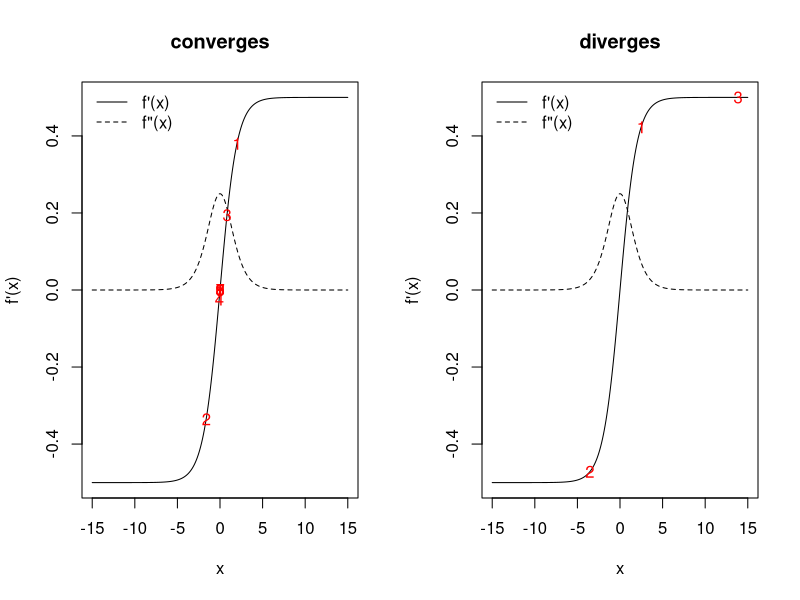
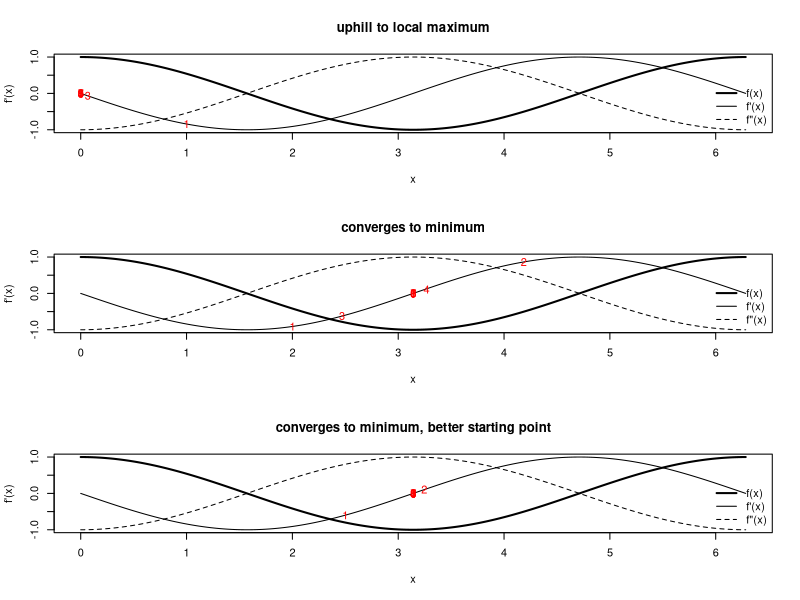
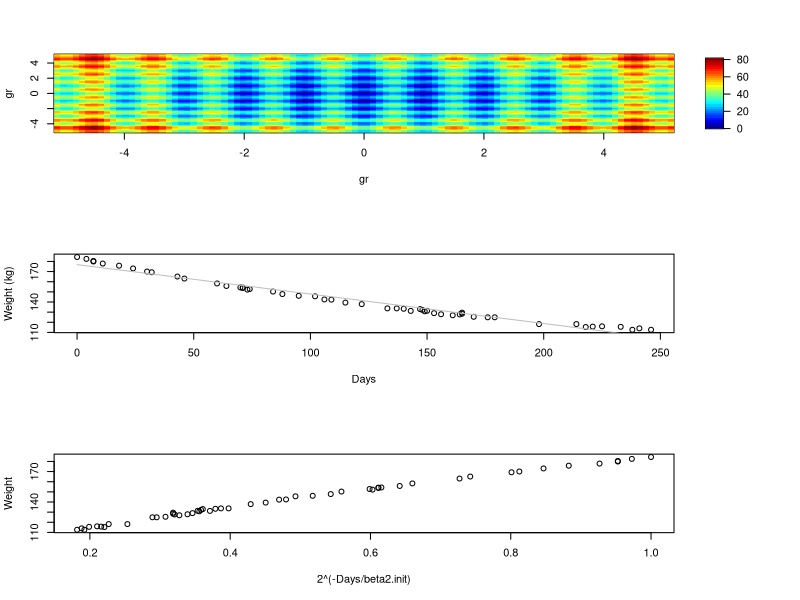
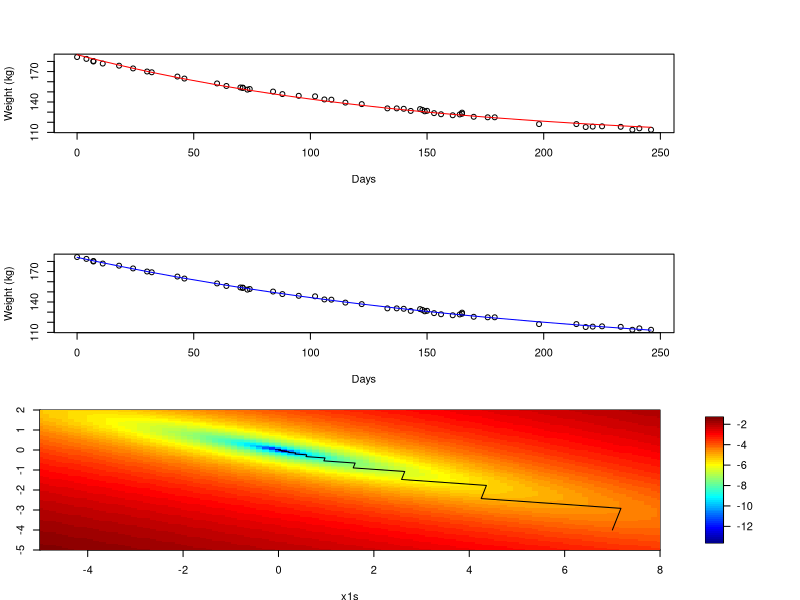
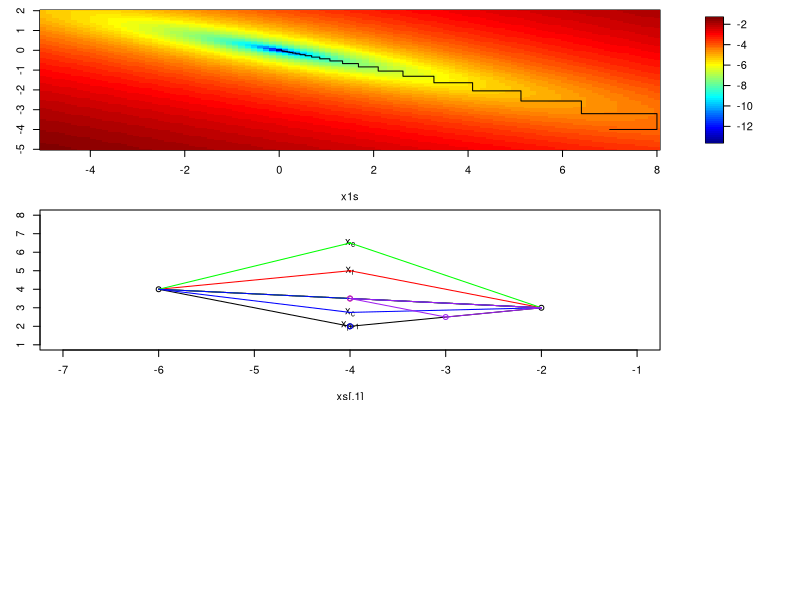
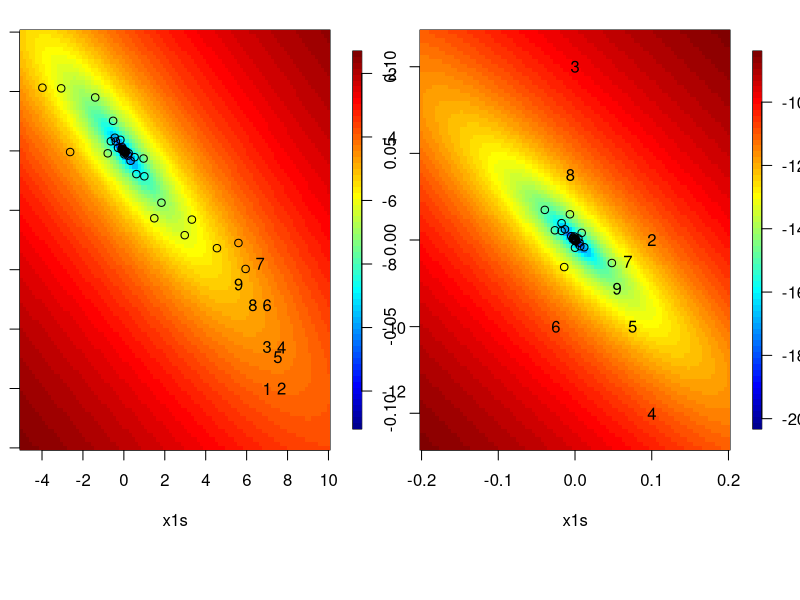
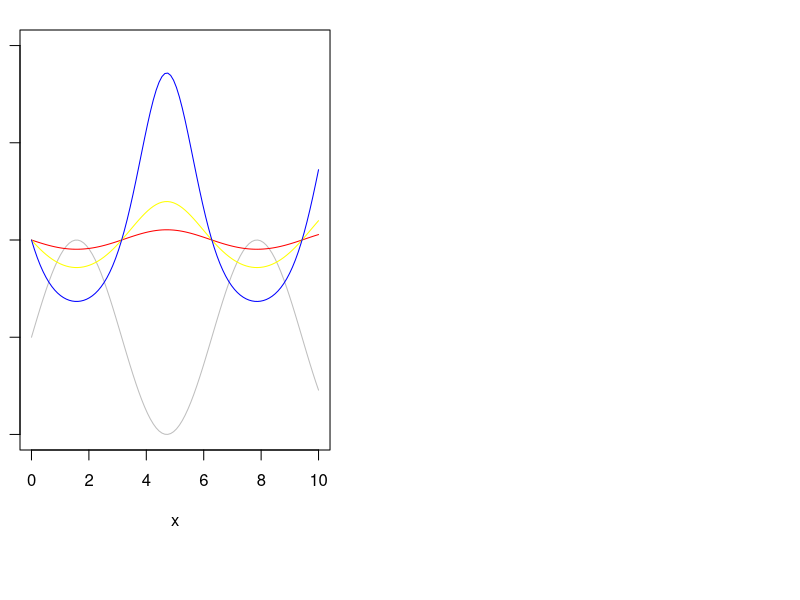
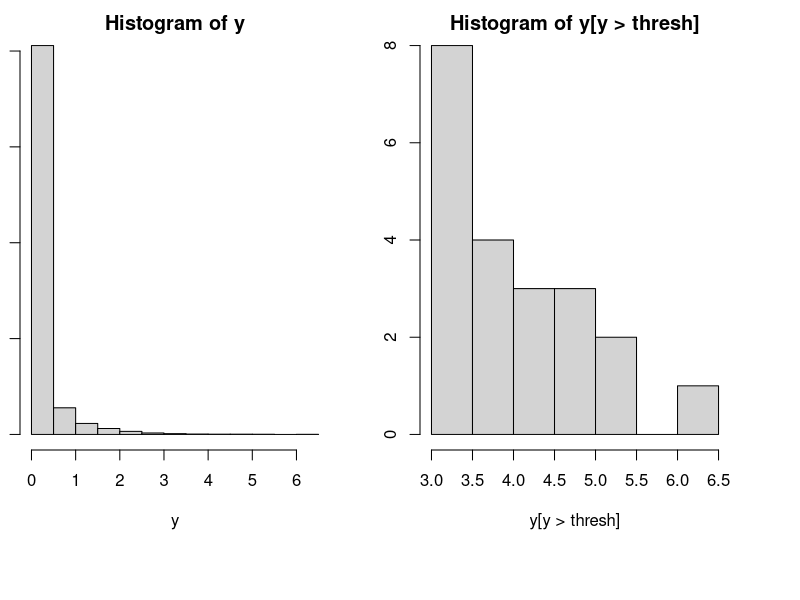

The R source for these figures, in order: (Note: this script raises an error after producing the figures.)
################################################################
### Demo code for Unit 11 of Stat243, "Optimization"
### Chris Paciorek, November 2018
################################################################

#######################################
# 3: Univariate function optimization
#######################################

### 3.3.3 How can Newton's method go wrong? 

## @knitr newton-diverge

par(mfrow = c(1,2))
fp <- function(x, theta = 1){
	exp(x*theta)/(1+exp(x*theta)) - .5
}
fpp <- function(x, theta = 1){
	exp(x*theta)/((1+exp(x*theta))^2)
}
xs <- seq(-15, 15, len = 300)

## good starting point
x0 <- 2
xvals <- c(x0,rep(NA,9))
for(t in 2:10){
	xvals[t]=xvals[t-1] - fp(xvals[t-1]) / fpp(xvals[t-1])
}
print(xvals)

plot(xs, fp(xs), type = 'l', xlab = 'x', ylab = "f'(x)", main ='converges')
lines(xs, fpp(xs), lty = 2)
legend('topleft', bty = 'n', lty = c(1,2), legend = c("f'(x)", 'f"(x)'))
points(xvals, fp(xvals), pch = as.character(1:length(xvals)), col = 'red')

## bad starting point
x0 <- 2.5
xvals <- c(x0,rep(NA,9))
for(t in 2:10){
	xvals[t]=xvals[t-1] - fp(xvals[t-1]) / fpp(xvals[t-1])
}
print(xvals)

plot(xs, fp(xs), type = 'l', xlab = 'x', ylab = "f'(x)", main = 'diverges')
lines(xs, fpp(xs), lty = 2)
legend('topleft', lty = c(1,2), legend = c("f'(x)", 'f"(x)'), bty = 'n')
points(xvals, fp(xvals), pch = as.character(1:length(xvals)), col = 'red')
## whoops

## @knitr newton-uphill

## example of mistakenly climbing uphill

par(mfrow = c(3,1))

# original fxn
f <- function(x) cos(x)
# gradient
fp <- function(x) -sin(x)
# second derivative
fpp <- function(x) -cos(x)
xs <- seq(0, 2*pi, len = 300)

x0 <- 1 # starting point
fp(x0) # negative
fpp(x0) # negative
x1 <- x0 - fp(x0)/fpp(x0) # whoops, we've gone uphill 
## because of the negative second derivative
xvals <- c(x0,rep(NA,9))
for(t in 2:10){
	xvals[t]=xvals[t-1]-fp(xvals[t-1])/fpp(xvals[t-1])
}
xvals

plot(xs, f(xs), type = 'l', xlab = 'x', ylab = "f'(x)", lwd = 2,
     main = 'uphill to local maximum',)
lines(xs, fp(xs))
lines(xs, fpp(xs), lty = 2)
legend('bottomright', lty = c(1,1,2), lwd = c(2, 1, 1),
       legend = c("f(x)", "f'(x)", 'f"(x)'), bty = 'n')
points(xvals, fp(xvals), pch = as.character(1:length(xvals)), col = 'red')
## and we've found a maximum rather than a minimum...

## in contrast, with better starting points we can find the minimum

x0 <- 2 # ok starting point
fp(x0) 
fpp(x0) 
x1 <- x0 - fp(x0)/fpp(x0) 
xvals <- c(x0,rep(NA,9))
for(t in 2:10){
	xvals[t]=xvals[t-1]-fp(xvals[t-1])/fpp(xvals[t-1])
}
xvals

# oscillates and comes close to diverging but converges
plot(xs, f(xs), type = 'l', xlab = 'x', ylab = "f'(x)", lwd = 2,
     main = 'converges to minimum')
lines(xs, fp(xs))
lines(xs, fpp(xs), lty = 2)
legend('bottomright', lty = c(1,1,2), lwd = c(2, 1, 1),
       legend = c("f(x)", "f'(x)", 'f"(x)'), bty = 'n')
points(xvals, fp(xvals), pch = as.character(1:length(xvals)), col = 'red')


x0 <- 2.5 # good starting point
fp(x0) 
fpp(x0) 
x1 <- x0 - fp(x0)/fpp(x0) 
xvals <- c(x0,rep(NA,9))
for(t in 2:10){
	xvals[t]=xvals[t-1]-fp(xvals[t-1])/fpp(xvals[t-1])
}
xvals

## converges quickly
plot(xs, f(xs), type = 'l', xlab = 'x', ylab = "f'(x)", lwd = 2,
     main = 'converges to minimum, better starting point')
lines(xs, fp(xs))
lines(xs, fpp(xs), lty = 2)
legend('bottomright', lty = c(1,1,2), lwd = c(2, 1, 1),
       legend = c("f(x)", "f'(x)", 'f"(x)'), bty = 'n')
points(xvals, fp(xvals), pch = as.character(1:length(xvals)), col = 'red')


## @knitr dummy

#######################################
# 4: Convergence ideas
#######################################

### 4.2 Starting values

## @knitr rastrigin

rastrigin <- function(x) {
	A <- 10
	n <- length(x)
	return(A*n + sum(x^2 - A * cos(2*pi*x)))
}
const <- 5.12
nGrid <- 100
gr <- seq(-const, const, len = nGrid)
xs <- expand.grid(x1 = gr, x2 = gr)
y <- apply(xs, 1, rastrigin)
require(fields)
image.plot(gr, gr, matrix(y, nGrid, nGrid), col=tim.colors(32))

## @knitr dummy

### 4.3 Convergence rates

## @knitr convergence

options(digits = 10)
f <- function(x) cos(x)
fp <- function(x) -sin(x)
fpp <- function(x) -cos(x)
xstar <- pi # known minimum

## N-R
x0 <- 2
xvals <- c(x0,rep(NA,9))
for(t in 2:10){
	xvals[t] <- xvals[t-1] - fp(xvals[t-1]) / fpp(xvals[t-1])
}
print(xvals)

## bisection
bisecStep <- function(interval, fp){
	xt <- mean(interval)
	if(fp(interval[1]) * fp(xt) <= 0) interval[2] <- xt else interval[1] <- xt
	return(interval)
}
nIt <- 30
a0 <- 2; b0 <- (3*pi/2) - (xstar - a0) 
## have b0 be as far from min as a0 for fair comparison with N-R
interval <- matrix(NA, nr = nIt, nc = 2)
interval[1, ] <- c(a0, b0)
for(t in 2:nIt){
	interval[t, ] <- bisecStep(interval[t-1, ], fp)
}
rowMeans(interval)

## @knitr dummy

########################################
### 5: Multivariate optimization
########################################

### 5.2 Newton-Raphson (Newton's method)

library(MASS)
head(wtloss)
attach(wtloss)

plot(Days, Weight, ylab = "Weight (kg)")

### Linear fit - not a good model
wtloss.lm <- lm(Weight ~ Days, data = wtloss)
coef(wtloss.lm) # estimates of the intercept and slope
lines(Days, fitted(wtloss.lm), col = "grey")

## we need some starting values
## guess that beta2 approx 100 since the midpoint of Days is near 100

beta2.init = 100
plot(2^(-Days/beta2.init), Weight)
tmpMod = lm(Weight ~ I(2^(-Days/beta2.init)))
beta0.init = tmpMod$coef[1]
beta1.init = tmpMod$coef[2]

plot(Days, Weight, ylab = "Weight (kg)")
lines(Days, beta0.init + beta1.init * 2^(-Days/beta2.init), col = 'red')
## not bad; let's go with that

expr = quote((Weight - (beta0 + beta1 * 2^(-Days/beta2)))^2) # objective is sum of this quantity over the observations
## let R do the differentiation of the basic expression for us (since human error in taking derivatives is very common)
## R won't deal with the summation, so we'll have to do that ourselves
deriv(expr, c("beta0", "beta1", "beta2"), function.arg = TRUE)
deriv3(expr, c("beta0", "beta1", "beta2"), function.arg = TRUE) # same as deriv()  with Hessian = TRUE

f =function(betas){
  sum((Weight - (betas[1] + betas[2] * 2^(-Days/betas[3])))^2)
}

## use the basic code based on deriv() and deriv3() 
fp = function(betas){
  ## a bit sloppy as I use Days and Weight as global vars here
  beta0 = betas[1]
  beta1 = betas[2]
  beta2 = betas[3]
  .expr3 <- 2^(-Days/beta2)
  .expr6 <- Weight - (beta0 + beta1 * .expr3)
  grad = - c(sum(2*.expr6), sum(2*(.expr3*.expr6)),
             sum(2* (beta1 * (.expr3 * (log(2) * (Days/beta2^2))) * .expr6)))
  return(grad)
}

fpp = function(betas){
  ## a bit sloppy as I use Days and Weight as global vars here
  n = length(Days)
  beta0 = betas[1]
  beta1 = betas[2]
  beta2 = betas[3]
  .expr3 <- 2^(-Days/beta2)
  .expr6 <- Weight - (beta0 + beta1 * .expr3)
  .expr11 <- log(2)
  .expr12 <- beta2^2
  .expr14 <- .expr11 * (Days/.expr12)
  .expr15 <- .expr3 * .expr14
  .expr16 <- beta1 * .expr15
  
  hessian = matrix(0, 3, 3)
  hessian[1, 1] <- 2*n # don't forget to do summation (i.e., multiply by n)
  hessian[1, 2] <- sum(2 * .expr3)
  hessian[1, 3] <- sum( 2 *  .expr16)
  hessian[2, 2] <- sum( 2 * (.expr3 * .expr3))
  
  hessian[2, 3] <-  - sum(2 * 
                          (.expr15 * .expr6 - .expr3 * .expr16))
  
  hessian[3, 3] <- - sum(2 * (beta1 * (.expr15 * 
                                       .expr14 - .expr3 * (.expr11 * (Days * (2 * beta2)/.expr12^2))) * 
                              .expr6 - .expr16 * .expr16))
  hessian[lower.tri(hessian)] = t(hessian[upper.tri(hessian)])
  return(hessian) 
}



nIt = 20
xvals = matrix(NA, nr = nIt, nc = 3)
xvals[1, ] = c(beta0.init, beta1.init, beta2.init)


for(t in 2:nIt){
  xvals[t, ] = xvals[t-1, ] - solve(fpp(xvals[t-1, ]), fp(xvals[t-1, ]))
  if(FALSE){ # in case not numerically p.d., use pseudoinverse
    e = eigen(fpp(xvals[t-1, ])) 
    e$val = 1/e$val
    e$val[e$val < 0] = 0 # pseudo-inverse
    xvals[t, ] = xvals[t-1, ] - e$vec%*%((t(e$vec)*e$val)%*%fp(xvals[t-1, ]))
  }
}

## let's check against R's built-in nonlinear least squares function
beta.start = xvals[1, ]
names(beta.start) = c("beta0", "beta1", "beta2")
wtloss.fm <- nls(Weight ~ beta0 + beta1*2^(-Days/beta2), 
                 data = wtloss, start = beta.start, trace = TRUE)
nlsEst = coef(wtloss.fm)

f(xvals[20, ])
f(nlsEst)

plot(Days, Weight, ylab = "Weight (kg)")
lines(Days, fitted(wtloss.fm), col = "blue")

### 5.3 Fisher scoring

## data are only involved in .expr6 and all Hessian terms involving .expr6 are linear in it, so replace with its expectation, which is simply 0

fppFS = function(betas){
  ## a bit sloppy as I use Days and Weight as global vars here
  n = length(Days)
  beta0 = betas[1]
  beta1 = betas[2]
  beta2 = betas[3]
    .expr3 <- 2^(-Days/beta2)
    .expr6 <- 0 # Weight - (beta0 + beta1 * .expr3)
    .expr11 <- log(2)
    .expr12 <- beta2^2
    .expr14 <- .expr11 * (Days/.expr12)
    .expr15 <- .expr3 * .expr14
    .expr16 <- beta1 * .expr15
 
  hessian = matrix(0, 3, 3)
  hessian[1, 1] <- 2*n # don't forget to do summation (i.e., multiply by n)
    hessian[1, 2] <- sum(2 * .expr3)
    hessian[1, 3] <- sum( 2 *  .expr16)
    hessian[2, 2] <- sum( 2 * (.expr3 * .expr3))
  
    hessian[2, 3] <-  - sum(2 * 
        (.expr15 * .expr6 - .expr3 * .expr16))

    hessian[3, 3] <- - sum(2 * (beta1 * (.expr15 * 
        .expr14 - .expr3 * (.expr11 * (Days * (2 * beta2)/.expr12^2))) * 
        .expr6 - .expr16 * .expr16))
  hessian[lower.tri(hessian)] = t(hessian[upper.tri(hessian)])
  return(hessian) 
}


nIt = 20
xvals = matrix(NA, nr = nIt, nc = 3)
xvals[1, ] = c(beta0.init, beta1.init, beta2.init)

fpp(xvals[1, ])
fppFS(xvals[1, ])
## pretty similar - some terms in the observed FI didn't involve the data, so don't change anyway

for(t in 2:nIt){
  xvals[t, ] = xvals[t-1, ] - solve(fppFS(xvals[t-1, ]), fp(xvals[t-1, ]))
}

## FS seems to give slightly faster convergence here


### 5.5.1 Descent methods and Newton-like methods

## steepest descent

## @knitr steepest

par(mai = c(.5,.4,.1,.4))
f <- function(x){
	x[1]^2/1000 + 4*x[1]*x[2]/1000 + 5*x[2]^2/1000
}
fp <- function(x){
	c(2 * x[1]/1000 + 4 * x[2]/1000,
	4 * x[1]/1000 + 10 * x[2]/1000)
}
lineSearch <- function(alpha, xCurrent, direction, FUN){
	newx <- xCurrent + alpha * direction
	FUN(newx)
}
nIt <- 50
xvals <- matrix(NA, nr = nIt, nc = 2)
xvals[1, ] <- c(7, -4)
for(t in 2:50){
	newalpha <- optimize(lineSearch, interval = c(-5000, 5000),
		xCurrent = xvals[t-1, ], direction = fp(xvals[t-1, ]),
		FUN = f)$minimum 
	xvals[t, ] <- xvals[t-1, ] + newalpha * fp(xvals[t-1, ])
}
x1s <- seq(-5, 8, len = 100); x2s = seq(-5, 2, len = 100)
fx <- apply(expand.grid(x1s, x2s), 1, f)
## plot f(x) surface on log scale
image.plot(x1s, x2s, matrix(log(fx), 100, 100), 
	xlim = c(-5, 8), ylim = c(-5,2)) 
lines(xvals) ## overlay optimization path
## kind of slow

## @knitr dummy

### 5.6 Gauss-Seidel

## @knitr Gauss-Seidel

f <- function(x){
	return(x[1]^2/1000 + 4*x[1]*x[2]/1000 + 5*x[2]^2/1000)
}
f1 <- function(x1, x2){ # f(x) as a function of x1
	return(x1^2/1000 + 4*x1*x2/1000 + 5*x2^2/1000)
}
f2 <- function(x2, x1){ # f(x) as a function of x2
	return(x1^2/1000 + 4*x1*x2/1000 + 5*x2^2/1000)
}
x1s <- seq(-5, 8, len = 100); x2s = seq(-5, 2, len = 100)
fx <- apply(expand.grid(x1s, x2s), 1, f)
image.plot(x1s, x2s, matrix(log(fx), 100, 100))
nIt <- 49
xvals <- matrix(NA, nr = nIt, nc = 2)
xvals[1, ] <- c(7, -4)
## 5, -10
for(t in seq(2, nIt, by = 2)){
	newx1 <- optimize(f1, x2 = xvals[t-1, 2], interval = c(-40, 40))$minimum
	xvals[t, ] <- c(newx1, xvals[t-1, 2])
	newx2 <- optimize(f2, x1 = newx1, interval = c(-40, 40))$minimum
	xvals[t+1, ] <- c(newx1, newx2)
}
lines(xvals)

## @knitr dummy

### 5.7 Nelder-Mead

## set up tuning factors
alpha = 1
gamma = 2
beta = .5
delta = .5

## auxiliary function to plot line segments
plotseg = function(ind1, ind2, col = 1){
  if(length(ind1) == 1){
    segments(xs[ind1, 1], xs[ind1 , 2], xs[ind2, 1], xs[ind2, 2], col = col)
  } else{
    segments(ind1[1], ind1[2], xs[ind2, 1], xs[ind2, 2], col = col)    
  }
}
  
## initial polytope
xs = matrix(c(-2,3,-6,4,-4,2),nc=2,byrow=T)

plot(xs,xlim=c(-7,-1),ylim=c(1,8))
plotseg(2, 3)
plotseg(1, 3)
plotseg(1, 2)

xbar = (xs[1,]+xs[2,])/2

text(xs[3,1], xs[3,2], expression(x[p+1]))

points(xbar[1],xbar[2], col = 'red')

### reflection

xr = (1+alpha)*xbar - alpha*xs[3,]
points(xr[1],xr[2],col = 'red', pch = 16, cex = .4)
text(xr[1],xr[2], expression(x[r]))

plotseg(xr, 1, col = 'red')
plotseg(xr, 2, col = 'red')
plotseg(1, 2, col = 'red')
## red triangle is now our proposed new polytope

### consider expansion if xr is better than all the other points

xe = gamma*xr + (1-gamma)*xbar
points(xe[1], xe[2], col = 'green', pch = 16, cex = .4)
text(xe[1],xe[2], expression(x[e]))
## if xe is better than xr, use xe, o.w. use xr

plotseg(xe, 1, col = 'green')
plotseg(xe, 2, col = 'green')
plotseg(1, 2, col = 'green')

### consider contraction if xr is worse than all the other points

points(xs[3,1], xs[3, 2], col = 'blue')

## set xh to be the best of these two points
xh = xs[3, ] # suppose the original point is better than the reflection
xc = beta*xh + (1-beta)*xbar
points(xc[1], xc[2], col = 'blue', pch = 16, cex = .4)
text(xc[1],xc[2], expression(x[c]))
## if xc is better than xh, then contract

plotseg(xc, 1, col = 'blue')
plotseg(xc, 2, col = 'blue')
plotseg(1, 2, col = 'blue')

## if not, shrink simplex toward the best point (xs[1, ])

### shrinkage

xs[2, ] = delta*xs[2, ] + (1-delta)*xs[1, ]
xs[3, ] = delta*xs[3, ] + (1-delta)*xs[1, ]

points(xs[2, 1], xs[2, 2], col = 'purple')
points(xs[3, 1], xs[3, 2], col = 'purple')

plotseg(1, 2, 'purple')
plotseg(1, 3, 'purple')
plotseg(2, 3, 'purple')

### Nelder-Mead on our quadratic toy example

## @knitr nelder-example

f <- function(x, plot = TRUE){
    if(plot && cnt < 10) {
        points(x[1], x[2], pch = as.character(cnt))
        if(cnt < 10) cnt <<- cnt + 1 else cnt <<- 1
    } else if(plot) points(x[1], x[2])
    # if(plot) print(c(x,x[1]^2/1000 + 4*x[1]*x[2]/1000 + 5*x[2]^2/1000))
    return(x[1]^2/1000 + 4*x[1]*x[2]/1000 + 5*x[2]^2/1000)
}

library(fields)
par(mfrow = c(1,2))

x1s <- seq(-5, 10, len = 100); x2s = seq(-5, 2, len = 100)
fx <- apply(expand.grid(x1s, x2s), 1, f, FALSE)
cnt <- 1
image.plot(x1s, x2s, matrix(log(fx), 100, 100))
init <- c(7, -4)
optim(init, f, method = "Nelder-Mead")

x1s <- seq(-.2, .2, len = 100); x2s = seq(-.12, .12, len = 100)
fx <- apply(expand.grid(x1s, x2s), 1, f, FALSE)
cnt <- 1
image.plot(x1s, x2s, matrix(log(fx), 100, 100))
init <- c(-0, 0)
optim(init, f, method = "Nelder-Mead")

## @knitr dummy

### 5.8 Simulated annealing

x= seq(0,10,len=100)
f=function(x)  sin(x)

plot(x, f(x), type='l', ylim = c(-1, 3), col = 'grey')
tau = 10
## plot the modified function
lines(x, exp(-f(x)/tau), col = 'red')   # try tau = 3, 1, .3, etc.
## effect of cooling...
tau =3
# plot the modified function
lines(x, exp(-f(x)/tau), col='yellow')   # try tau = 3, 1, .3, etc.
tau =1
## plot the modified function
lines(x, exp(-f(x)/tau), col = 'blue')   # try tau = 3, 1, .3, etc.

##############################
# 6: Optimization in R
##############################

### 6.1 Core optimization functions

## using optim()

yHundredths = scan('../data/precipData.txt')  # precip in hundredths of inches
yHundredths = yHundredths[!is.na(yHundredths)]
y = yHundredths/100  # precip now in inches

par(mfrow = c(1, 2))
hist(y)
thresh = 3
hist(y[y > thresh])

npy=31+28+31 # number of days in winter season
cutoff = (1/25.4) # wet days defined as those with > 1 mm (1/25.4 inches) of precip
thresh = as.numeric(quantile(y[y > cutoff],.98,na.rm=T)) # 98%ile of wet days


pp.lik <- function(par, y, thresh, npy) {
  mu <- par[1]
  sc <- par[2]
  xi <- par[3]
  uInd = y > thresh
  if(sc <= 0) 
    return(10^6);
  if ((1 + ((xi * (thresh - mu))/sc)) < 0) {
    l <- 10^6; 
  }
  else {
    y <- (y - mu)/sc
    y <- 1 + xi * y
    if (min(y^uInd) <= 0){   
      l <- 10^6;
    } else{
      ytmp = y
      ytmp[!uInd]=1  # 'zeroes' out those below the threshold after applying the log in next line
      l <- sum(uInd * log(sc)) + sum(uInd * log(ytmp) * 
                                     (1/xi + 1)) + length(y)/npy * mean((1 + (xi * (thresh - mu))/sc)^(-1/xi))
    }
  }
  l
}

## optim() usage
## out <- optim(init, pp.lik, hessian = TRUE, method = "BFGS", control = list(maxit = maxit, trace = TRUE))

yExc = y[y > thresh]
in2 <- sqrt(6 * var(yExc))/pi  # have initial values depend only on those above the threshold
in1 <- mean(yExc) - 0.57722 * in2
init0 = c(in1, in2, 0.1)

## fit with Nelder-Mead (default) and BFGS
fit1 <- optim(init0, pp.lik, y = y, thresh = thresh, npy = npy, control = list(trace = TRUE)) # 118 fxn evals
fit2 <- optim(init0, pp.lik, y = y, thresh = thresh, npy = npy, method = 'BFGS', control = list(trace = TRUE)) # ~ 10 its
print(fit1)
print(fit2)

mle <- fit2$par

system.time(optim(init0, pp.lik, y = y, thresh = thresh, npy = npy))
system.time(optim(init0, pp.lik, y = y, thresh = thresh, npy = npy, method = 'BFGS'))

## different starting value 
init1 = c(mean(y[y > thresh]), sd(y[y > thresh]), -0.1)
optim(init1, pp.lik, y = y, thresh = thresh, npy = npy, control = list(trace = TRUE)) 
optim(init1, pp.lik, y = y, thresh = thresh, npy = npy, method = 'BFGS', control = list(trace = TRUE)) 

## bad starting value for BFGS
init2 = c(thresh, .01, .1)
out = optim(init2, pp.lik, y = y, thresh = thresh, npy = npy, control = list(trace = TRUE), hessian = TRUE)
solve(out$hessian)
out2 = optim(init2, pp.lik, y = y, thresh = thresh, npy = npy, method = 'BFGS', control = list(trace = TRUE), hessian = TRUE)
solve(out2$hessian)


## suppose the data were on a different scale
yExc2 <- yExc * 1000
y2 <- y * 1000
thresh2 <- thresh * 1000


in2 <- sqrt(6 * var(yExc2))/pi  # have initial values depend only on those above the threshold
in1 <- mean(yExc2) - 0.57722 * in2
init3 = c(in1, in2, 0.1)

optim(init3, pp.lik, y = y2, thresh = thresh2, npy = npy, control = list(trace = TRUE)) ## note that the parameters have changed even beyond a scaling effect
optim(init3, pp.lik, y = y2, thresh = thresh2, npy = npy, method = 'BFGS', control = list(trace = TRUE)) # note lack of convergence after 100 its
optim(init3, pp.lik, y = y2, thresh = thresh2, npy = npy, method = 'BFGS', control = list(trace = TRUE, maxit = 1000)) # convergence, but to values not concordant with those from fitting the original y data

## when we have y2 = y*1000, the location and scale parameters are on very different scales than the shape parameter
## can we use parscale to deal with the problems when the data are on a different scale?
optim(init3, pp.lik, y = y2, thresh = thresh2, npy = npy, control = list(trace = TRUE, parscale = c(1000,1000,1))) 
optim(init3, pp.lik, y = y2, thresh = thresh2, npy = npy, method = 'BFGS', control = list(trace = TRUE, parscale = c(1000,1000,1))) 
## yes, that works! the parameter estimates are now equivalent to those from the standard fitting of the original data

## default step size for numerical derivative is only .001; perhaps we should try with higher accuracy
optim(init0, pp.lik, y = y, thresh = thresh, npy = npy, method = 'BFGS', control = list(trace = TRUE, ndeps = rep(1e-6, 3)))
## note that we needed only 33 function evaluations instead of the original 43, presumably because of higher accuracy in the derivative

#### let's do some plotting of the objective fxn as a sanity check

## 3-d grid of location, scale, shape
locVals = seq(0, 5, len = 30)
scaleVals = seq(.1, 3, len = 30)
shapeVals = seq(-.3, .25, by = .05)
parGrid = expand.grid(loc = locVals, scale = scaleVals, shape = shapeVals)

obj=apply(parGrid, 1, pp.lik, y=y, thresh=thresh, npy=npy) # compute objective function for all parameter combos

tmp = cbind(parGrid,obj)

library(fields)

par(mfrow=c(3, 4), mai = c(.6,.5, .3, .1), mgp = c(1.8, .7, 0))
for( i in 1:length(shapeVals)){
  tmp2 = tmp[tmp$shape == shapeVals[i],] # slice of objective fxn for fixed shape parameter
  image.plot(locVals, scaleVals, matrix((tmp2$obj), length(locVals), length(scaleVals)), col = tim.colors(32), zlim = c(40,80), main = as.character(shapeVals[i]))
}
## note there a couple weird things about this log likelihood - (1) weird things happen when the shape parameter is very close to 0 and (2) for certain combinations the likelihood is not defined (it's set to 1e6) - this is why some of the colors go from aqua to white without showing red values - reparameterizing or optimizing with explicit constraints may be better approaches

## apart from that, it appears that optim() has probably found the minimum

##############################
# 9: Convex optimization
##############################

### 9.6 Interior point methods

## @knitr constrOptim

## based on the example in ?constrOptim
fr <- function(x) {   ## Rosenbrock Banana function
  x1 <- x[1]
  x2 <- x[2]
  100 * (x2 - x1 * x1)^2 + (1 - x1)^2
}
grr <- function(x) { ## Gradient of 'fr'
  x1 <- x[1]
  x2 <- x[2]
  c(-400 * x1 * (x2 - x1 * x1) - 2 * (1 - x1),
    200 *      (x2 - x1 * x1))
}

m <- 100
x1s <- x2s <- seq(-5, 5, len = m)
xs <- expand.grid(x1s, x2s)

f <- apply(xs, 1, fr)

image.plot(x1s, x2s, matrix(log(f), m))

ui = rbind(c(-1,0), c(1,-1))
ci = c(-0.9, -0.1)
## x1 <= 0.9
## x2 <= x1 + 0.1
## this is Region "I" in the figure

abline(v = 0.9)
abline(.1, 1)

out <- constrOptim(c(.5,0), fr, grr, ui = ui, ci = ci)
out$par
points(out$par[1], out$par[2])
text(-1,-2, "I", cex = 2)

## what about constraining to a different region? ("Region II")

ui = rbind(c(-1,0), c(-1, 1))
ci = c(-0.9,0.1)
## x1 <= 0.9
## x2 >= x1 + 0.1

out <- constrOptim(c(.5,0), fr, grr, ui = ui, ci = ci)
## whoops, not feasible!
out <- constrOptim(c(-3, 2), fr, grr, ui = ui, ci = ci)
points(out$par[1], out$par[2], pch = 2)
text(-3,0, "II", cex = 2)

## how about optimizing along a line (equality constraint)?
## x1 - x2 = 0.1 is the same as
## x1 - x2 <= 0.1
## x1 - x2 >= 0.1
ui = rbind(c(-1, 1), c(1, -1))
ci = c(-0.1, 0.1)

out <- constrOptim(c(3.1, 3.0), fr, grr, ui = ui, ci = ci)
## hmmm, numerical issues?

## ok, how about making a long narrow region around the line?
## this takes a while...
ui = rbind(c(1,-1), c(-1,1))
ci = c(.099,-.101)
## hmmm, out1 thinks it has converged ...
out1 <- constrOptim(c(3.1, 3.0), fr, grr, ui = ui, ci = ci)
out2 <- constrOptim(c(3.1, 3.0), fr, NULL, ui = ui, ci = ci)

image.plot(x1s, x2s, matrix(log(f), m))
abline(-0.1, 1)
points(out1$par[1], out1$par[2], pch = "1")
points(out2$par[1], out2$par[2], pch = "2")
